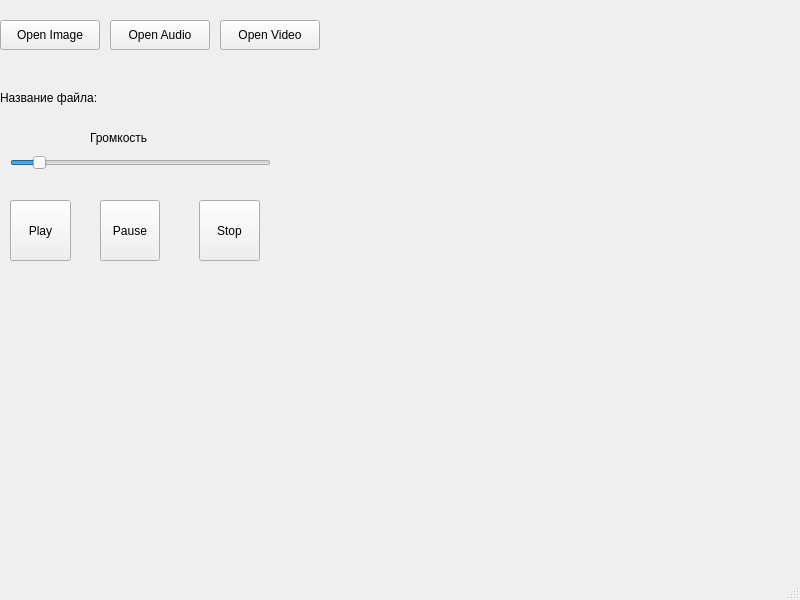
<?xml version="1.0" encoding="UTF-8"?>
<ui version="4.0">
 <class>MainWindow</class>
 <widget class="QMainWindow" name="MainWindow">
  <property name="geometry">
   <rect>
    <x>0</x>
    <y>0</y>
    <width>800</width>
    <height>600</height>
   </rect>
  </property>
  <property name="windowTitle">
   <string>MediaPlayer</string>
  </property>
  <property name="autoFillBackground">
   <bool>false</bool>
  </property>
  <widget class="QWidget" name="centralwidget">
   <widget class="QPushButton" name="openImageButton">
    <property name="geometry">
     <rect>
      <x>0</x>
      <y>20</y>
      <width>100</width>
      <height>30</height>
     </rect>
    </property>
    <property name="text">
     <string>Open Image</string>
    </property>
   </widget>
   <widget class="QLabel" name="imageLabel">
    <property name="geometry">
     <rect>
      <x>340</x>
      <y>40</y>
      <width>461</width>
      <height>341</height>
     </rect>
    </property>
   </widget>
   <widget class="QPushButton" name="openAudioButton">
    <property name="geometry">
     <rect>
      <x>110</x>
      <y>20</y>
      <width>100</width>
      <height>30</height>
     </rect>
    </property>
    <property name="text">
     <string>Open Audio</string>
    </property>
   </widget>
   <widget class="QPushButton" name="StartButton">
    <property name="geometry">
     <rect>
      <x>10</x>
      <y>200</y>
      <width>61</width>
      <height>61</height>
     </rect>
    </property>
    <property name="text">
     <string>Play</string>
    </property>
   </widget>
   <widget class="QPushButton" name="StopButton">
    <property name="geometry">
     <rect>
      <x>199</x>
      <y>200</y>
      <width>61</width>
      <height>61</height>
     </rect>
    </property>
    <property name="text">
     <string>Stop</string>
    </property>
   </widget>
   <widget class="QPushButton" name="PauseButton">
    <property name="geometry">
     <rect>
      <x>100</x>
      <y>200</y>
      <width>60</width>
      <height>61</height>
     </rect>
    </property>
    <property name="text">
     <string>Pause</string>
    </property>
   </widget>
   <widget class="QSlider" name="Volume_Control">
    <property name="geometry">
     <rect>
      <x>10</x>
      <y>150</y>
      <width>261</width>
      <height>25</height>
     </rect>
    </property>
    <property name="minimum">
     <number>1</number>
    </property>
    <property name="maximum">
     <number>100</number>
    </property>
    <property name="value">
     <number>10</number>
    </property>
    <property name="orientation">
     <enum>Qt::Horizontal</enum>
    </property>
   </widget>
   <widget class="QLabel" name="audio_title1">
    <property name="geometry">
     <rect>
      <x>0</x>
      <y>90</y>
      <width>111</width>
      <height>16</height>
     </rect>
    </property>
    <property name="text">
     <string>Название файла:</string>
    </property>
   </widget>
   <widget class="QLabel" name="audio_title2">
    <property name="geometry">
     <rect>
      <x>110</x>
      <y>90</y>
      <width>321</width>
      <height>16</height>
     </rect>
    </property>
    <property name="text">
     <string/>
    </property>
   </widget>
   <widget class="QLabel" name="label">
    <property name="geometry">
     <rect>
      <x>90</x>
      <y>130</y>
      <width>71</width>
      <height>16</height>
     </rect>
    </property>
    <property name="text">
     <string>Громкость</string>
    </property>
   </widget>
   <widget class="QPushButton" name="openVideoButton">
    <property name="geometry">
     <rect>
      <x>220</x>
      <y>20</y>
      <width>100</width>
      <height>30</height>
     </rect>
    </property>
    <property name="text">
     <string>Open Video</string>
    </property>
   </widget>
  </widget>
  <widget class="QMenuBar" name="menubar">
   <property name="geometry">
    <rect>
     <x>0</x>
     <y>0</y>
     <width>800</width>
     <height>24</height>
    </rect>
   </property>
  </widget>
  <widget class="QStatusBar" name="statusbar"/>
 </widget>
 <resources/>
 <connections/>
</ui>
